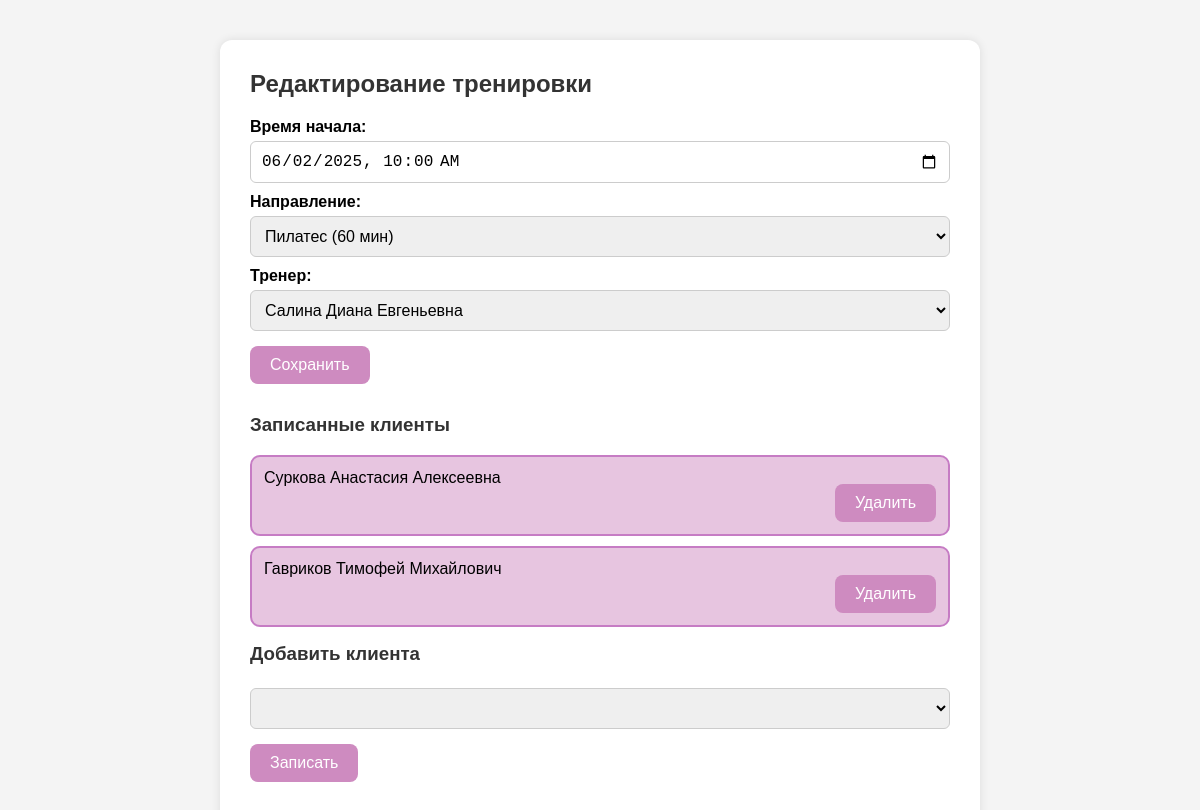
Screenshot of /edit_workout.php?id=1 with the database file from the repository.
### tables this page shows
CREATE TABLE `workouts` (
    `workout_id` INT(10) NOT NULL AUTO_INCREMENT,
    `coach_id` INT(10) NOT NULL,
    `template_id` INT(10) NOT NULL,
    `start_time` DATETIME NOT NULL,
    `visit_limit` INT(10) NOT NULL,
    PRIMARY KEY (`workout_id`),
    INDEX (`coach_id`),
    INDEX (`template_id`),
    CONSTRAINT `workouts_ibfk_1` FOREIGN KEY (`coach_id`) REFERENCES `coaches` (`coach_id`) ON DELETE CASCADE,
    CONSTRAINT `workouts_ibfk_2` FOREIGN KEY (`template_id`) REFERENCES `templates` (`template_id`) ON DELETE CASCADE
);

CREATE TABLE `templates` (
    `template_id` INT(10) NOT NULL AUTO_INCREMENT,
    `name` VARCHAR(255) NOT NULL,
    `duration` INT(10) NOT NULL CHECK (duration > 0),
    `description` TEXT NULL DEFAULT NULL,
    PRIMARY KEY (`template_id`) USING BTREE
);

CREATE TABLE `coaches` (
    `coach_id` INT(10) NOT NULL AUTO_INCREMENT,
    `name` VARCHAR(255) NOT NULL,
    `surname` VARCHAR(255) NOT NULL,
    `patronymic` VARCHAR(255) NOT NULL,
    `phone` VARCHAR(15) NOT NULL CHECK (
        phone REGEXP '^[+]?[0-9]{1,4}?[-.\\s]?([(]?[0-9]{1,3}[)]?[-.\\s]?){1,4}[0-9]+$'
    ),
    `password` VARCHAR(255) NOT NULL,
    `sex` ENUM('женский', 'мужской') NOT NULL,
    `birthday` DATE NOT NULL,
    `description` TEXT NULL DEFAULT NULL,
    `bid_per_hour` INT NOT NULL,
    PRIMARY KEY (`coach_id`) USING BTREE
);

CREATE TABLE `visits` (
    `visit_id` INT(10) NOT NULL AUTO_INCREMENT,
    `client_id` INT(10) NOT NULL,
    `workout_id` INT(10) NOT NULL,
    `is_attended` ENUM('не определено', 'посещена', 'не посещена') NOT NULL,
    PRIMARY KEY (`visit_id`),
    INDEX (`client_id`),
    INDEX (`workout_id`),
    CONSTRAINT `visits_ibfk_1` FOREIGN KEY (`client_id`) REFERENCES `clients` (`client_id`) ON DELETE CASCADE,
    CONSTRAINT `visits_ibfk_2` FOREIGN KEY (`workout_id`) REFERENCES `workouts` (`workout_id`) ON DELETE CASCADE
);

CREATE TABLE `clients` (
    `client_id` INT(10) NOT NULL AUTO_INCREMENT,
    `name` VARCHAR(255) NOT NULL,
    `surname` VARCHAR(255) NOT NULL,
    `patronymic` VARCHAR(255) NOT NULL,
    `phone` VARCHAR(15) NOT NULL CHECK (
        phone REGEXP '^[+]?[0-9]{1,4}?[-.\\s]?([(]?[0-9]{1,3}[)]?[-.\\s]?){1,4}[0-9]+$'
    ),
    `password` VARCHAR(255) NOT NULL,
    `sex` ENUM('женский', 'мужской') NOT NULL,
    `birthday` DATE NOT NULL,
    PRIMARY KEY (`client_id`) USING BTREE
);

### edit_workout.php (the view, shortened to what this page needs)
<?php
include_once 'config.php';
$workout_id = $_GET['id'] ?? $_POST['workout_id'] ?? null;
$coaches = $pdo->query("SELECT * FROM coaches")->fetchAll();
$stmt = $pdo->prepare("SELECT * FROM workouts WHERE workout_id = ?");
$stmt->execute([$workout_id]);
$workout = $stmt->fetch();
$templates = $pdo->query("SELECT * FROM templates")->fetchAll();
$stmt = $pdo->prepare("
    SELECT v.visit_id, c.client_id, c.name, c.surname, c.patronymic
    FROM visits v
    JOIN clients c ON v.client_id = c.client_id
    WHERE v.workout_id = ?
");
$stmt->execute([$workout_id]);
$clients = $stmt->fetchAll();
?>
<!DOCTYPE html>
<html lang="ru">
<head>
</head>
<body>
<div class="container">
    <h2>Редактирование тренировки</h2>
    <form method="post">
        <label for="start_time">Время начала:</label>
        <input type="datetime-local" id="start_time" name="start_time"
               value="<?= date('Y-m-d\TH:i', strtotime($workout['start_time'])) ?>" required>
        <label for="template_id">Направление:</label>
        <select name="template_id" id="template_id">
            <?php foreach ($templates as $template): ?>
                <option value="<?= $template['template_id'] ?>"
                    <?= $template['template_id'] == $workout['template_id'] ? 'selected' : '' ?>>
                    <?= htmlspecialchars($template['name']) ?> (<?= $template['duration'] ?> мин)
                </option>
            <?php endforeach; ?>
        </select>
        <label for="coach_id">Тренер:</label>
        <select name="coach_id" id="coach_id">
            <?php foreach ($coaches as $coach): ?>
                <option value="<?= $coach['coach_id'] ?>" <?= $coach['coach_id'] == $workout['coach_id'] ? 'selected' : '' ?>>
                <?= htmlspecialchars($coach['surname'] . ' ' . $coach['name'] . ' ' . $coach['patronymic']) ?>
                </option>
            <?php endforeach; ?>
        </select>
        <button type="submit" class="edit-button">Сохранить</button>
    </form>
    <h3>Записанные клиенты</h3>
    <ul class="client-list">
        <?php foreach ($clients as $client): ?>
            <li class="client-item">
                <?= htmlspecialchars($client['surname'] . ' ' . $client['name'] . ' ' . $client['patronymic']) ?>
                <form method="post" onsubmit="return confirm('Удалить клиента из записи?')">
                    <button type="submit" class="edit-button">Удалить</button>
                </form>
            </li>
        <?php endforeach; ?>
    </ul>
    <h3>Добавить клиента</h3>
    <form method="post">
        <select name="add_client_id" required>
        </select>
        <button type="submit" class="edit-button">Записать</button>
    </form>
</div>
</body>
</html>

### edit_workout.php (style rules this page uses)
body { font-family: sans-serif; background: #f4f4f4; padding: 0; margin: 0; }
.container { max-width: 700px; margin: 40px auto; background: #fff; padding: 30px; border-radius: 12px; box-shadow: 0 0 10px rgba(0,0,0,0.1); }
h2, h3 { margin-top: 0; color: #333; }
form { margin-bottom: 30px; }
label { font-weight: bold; display: block; margin-top: 10px; }
input, select, button { padding: 10px; font-size: 16px; margin-top: 5px; }
input, select { width: 100%; box-sizing: border-box; border: 1px solid #ccc; border-radius: 6px; }
.edit-button { background: #ce8bc0; color: white; border: none; border-radius: 8px; padding: 10px 20px; margin-top: 15px; cursor: pointer; }
.client-list { list-style: none; padding: 0; }
.client-item { background: #e7c5e0; border: 2px solid #c67cc4; border-radius: 10px; padding: 12px; margin-bottom: 10px; display: flex; justify-content: space-between; }
.client-item form { margin: 0; }

### rows the page displays
workouts: start_time "06/02/2025 10:00", template_id "Пилатес (60 мин)", coach_id "Салина Диана Евгеньевна"
visits: client.patronymic "Суркова Анастасия Алексеевна"
visits: client.patronymic "Гавриков Тимофей Михайлович"
